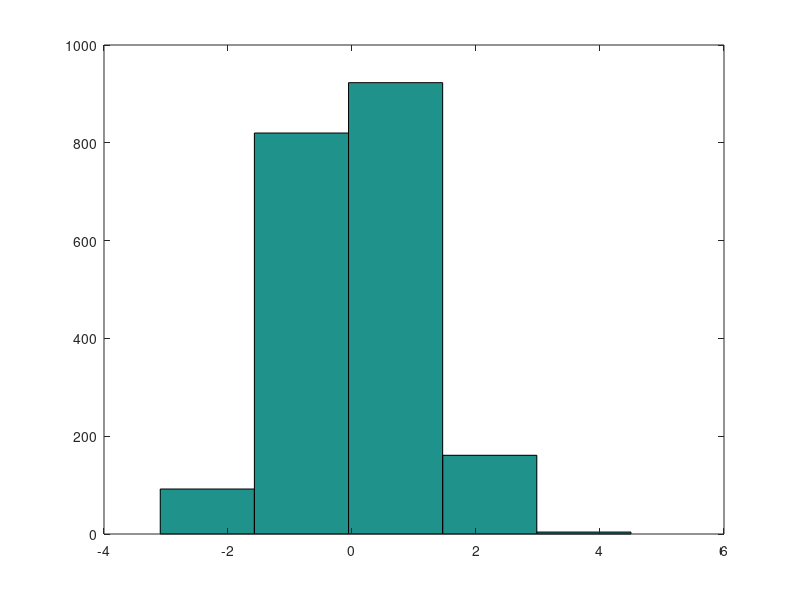
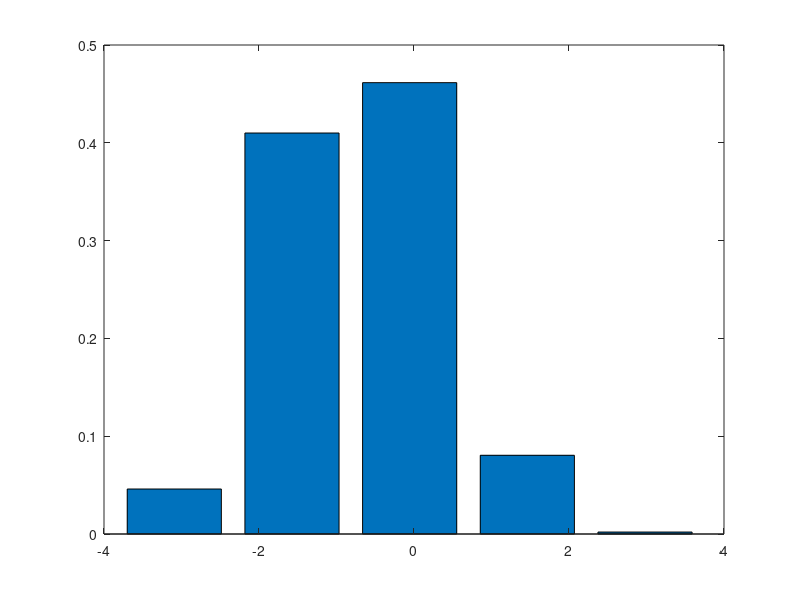
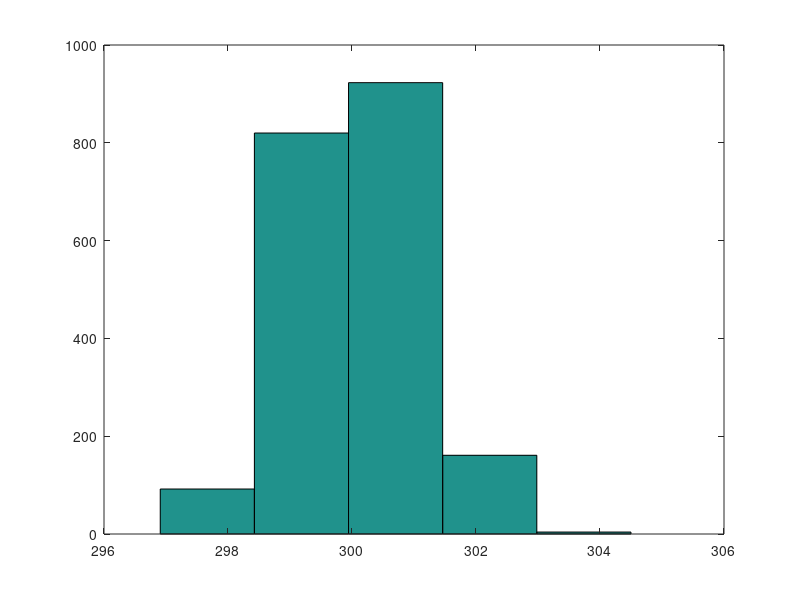

Here is the MATLAB script that generated these plots, in order:
x=randn(1,2000);
plot(x)
hist(x,5)
mean=sum(x)/length(x);
for i=1:length(x)
    var=sum(power((x(i)-mean),2)/length(x));
end
pdf=hist(x,5)/2000;
y=min(x):((max(x)-min(x))/5):max(x)-((max(x)-min(x))/5);
figure;
bar(y,pdf);
y1=x+300
y2=x-300;
mean1=sum(y)/length(y);
figure;
hist(y1,5)
for i=1:length(x)
    var1=(sum(power((x(i)-mean),2)/length(x)))*10000;
end
for i=1:length(x)
    var2=(sum(power((x(i)-mean),2)/length(x)))*50000;
end
